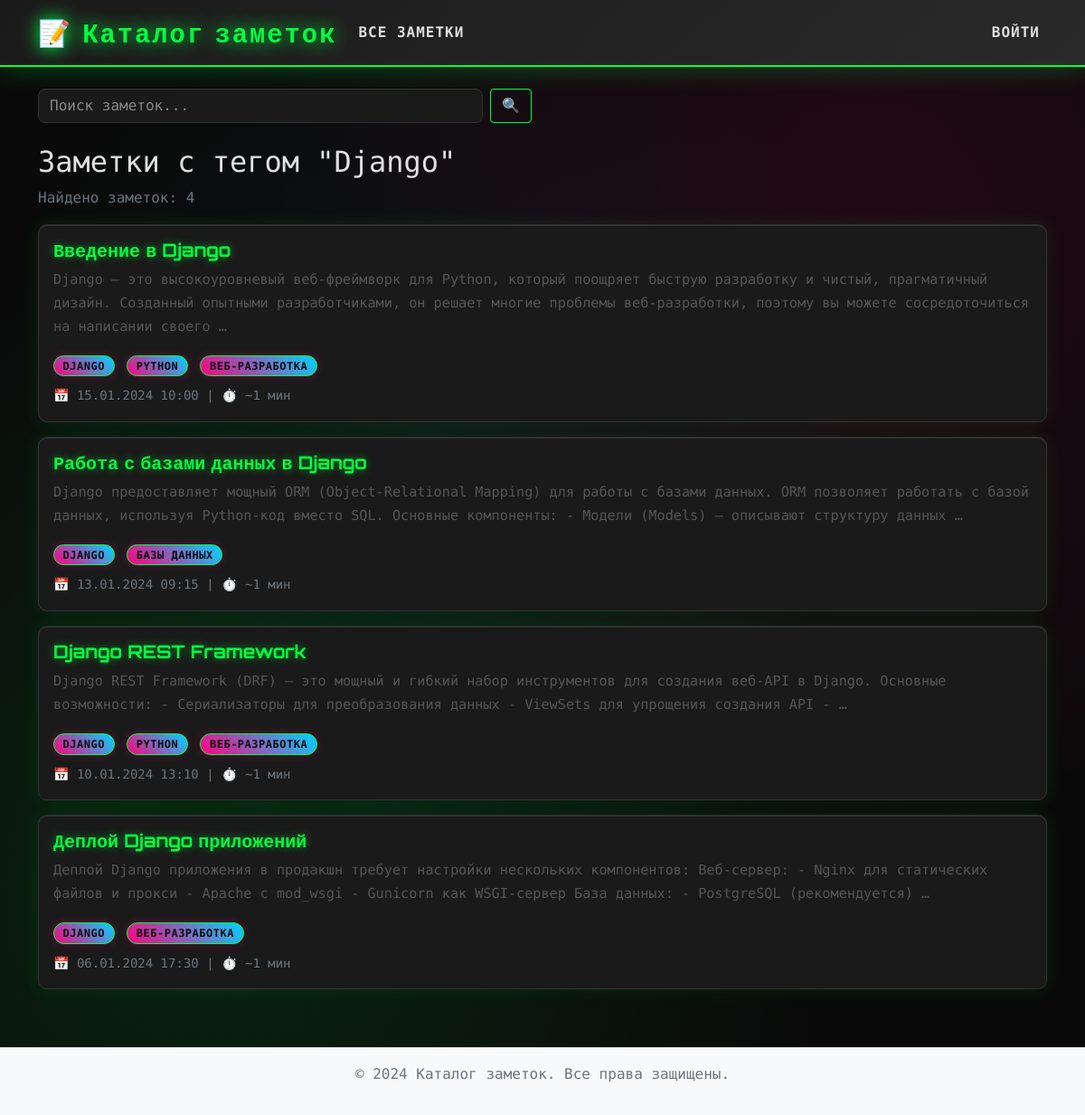
The page /tags/django/ on the database its author committed.
### NoteCatalog/models.py (models this page shows, shortened)
class Tag(models.Model):
    name = models.CharField(max_length=50)
    slug = models.SlugField(max_length=50, unique=True)
    class Meta:
        ordering = ['name']

class Note(models.Model):
    title = models.CharField(max_length=200)
    body = models.TextField()
    created_at = models.DateTimeField(auto_now_add=True)
    updated_at = models.DateTimeField(auto_now=True)
    tags = models.ManyToManyField('Tag', related_name='notes', blank=True)
    class Meta:
        ordering = ['-created_at']

### NoteCatalog/views.py (the view)
# urls.py: path("tags/<slug:slug>/", views.TagNoteListView.as_view(), name="tag_notes"),
class TagNoteListView(ListView):
    model = Note
    template_name = 'notes/note_list.html'
    context_object_name = 'notes'
    paginate_by = 5
    def get_queryset(self):
        tag = get_object_or_404(Tag, slug=self.kwargs['slug'])
        return Note.objects.filter(tags=tag).prefetch_related('tags')
    def get_context_data(self, **kwargs):
        context = super().get_context_data(**kwargs)
        context['tag'] = get_object_or_404(Tag, slug=self.kwargs['slug'])
        return context

### NoteCatalog/templatetags/note_extras.py (called while the page is built)
@register.filter
def readtime(text):
    if not text:
        return "~0 мин"
    clean_text = re.sub(r'<[^>]+>', '', str(text))
    words = len(clean_text.split())
    minutes = words / 200
    if minutes < 1:
        return "~1 мин"
    elif minutes < 2:
        return f"~{int(minutes)} мин"
    else:
        return f"~{int(minutes)} мин"

### NoteCatalog/templates/notes/note_list.html (shortened to what this page needs)
{% extends 'base.html' %}
{% load static %}
{% load note_extras %}
{% block content %}
<div class="row">
    <div class="col-12">
        {% if tag %}
            <h2>Заметки с тегом "{{ tag.name }}"</h2>
            <p class="text-muted">Найдено заметок: {{ notes|length }}</p>
        {% elif search_query %}
            <h2>Результаты поиска: "{{ search_query }}"</h2>
            <p class="text-muted">Найдено заметок: {{ notes|length }}</p>
        {% else %}
            <h2>Все заметки</h2>
            <p class="text-muted">Всего заметок: {{ notes|length }}</p>
        {% endif %}
        {% if notes %}
            {% for note in notes %}
                {% include 'notes/note_card.html' with search_query=search_query %}
            {% endfor %}
        {% endif %}
    </div>
</div>
{% endblock %}

### NoteCatalog/templates/notes/note_card.html (shortened to what this page needs)
{% load note_extras %}
<div class="card mb-3">
    <div class="card-body">
        <h5 class="card-title">
            <a href="{% url 'note_detail' note.pk %}" class="text-decoration-none">
                {% if search_query %}
                    {{ note.title|highlight_search:search_query|safe }}
                {% else %}
                    {{ note.title }}
                {% endif %}
            </a>
        </h5>
        <p class="card-text">
            {% if search_query %}
                {{ note.body|truncatewords:30|highlight_search:search_query|safe }}
            {% else %}
                {{ note.body|truncatewords:30 }}
            {% endif %}
        </p>
        <div class="d-flex justify-content-between align-items-center">
            <div>
                {% if note.tags.all %}
                    <div class="mb-2">
                        {% for tag in note.tags.all %}
                            <a href="{% url 'tag_notes' tag.slug %}" class="badge bg-secondary text-decoration-none me-1">
                                {{ tag.name }}
                            </a>
                        {% endfor %}
                    </div>
                {% endif %}
                <small class="text-muted">
                    📅 {{ note.created_at|date:"d.m.Y H:i" }}
                    | ⏱️ {{ note.body|readtime }}
                </small>
            </div>
        </div>
    </div>
</div>

### NoteCatalog/static/css/style.css (style rules this page uses)
:root { --cyber-primary: #00ff41; --cyber-secondary: #ff0080; --cyber-accent: #00d4ff; --cyber-bg: #0a0a0a; --cyber-bg-secondary: #1a1a1a; --cyber-text: #e0e0e0; --cyber-text-dim: #888; --cyber-border: #333; --cyber-glow: 0 0 20px; }
body { font-family: 'Share Tech Mono', monospace; line-height: 1.6; color: var(--cyber-text); background: var(--cyber-bg); background-image: radial-gradient(circle at 20% 80%, rgba(0, 255, 65, 0.1) 0%, transparent 50%), radial-gradient(circle at 80% 20%, rgba(255, 0, 128, 0.1) 0%, transparent 50%), radial-gradient(circle at 40% 40%, rgba(0, 212, 255, 0.05) 0%, transparent 50%); min-height: 100vh; }
.card { background: var(--cyber-bg-secondary); border: 1px solid var(--cyber-border); border-radius: 10px; box-shadow: 0 0 20px rgba(0, 255, 65, 0.1), inset 0 1px 0 rgba(255, 255, 255, 0.1); transition: all 0.3s ease; position: relative; overflow: hidden; }
.card::before { content: ''; position: absolute; top: 0; left: -100%; width: 100%; height: 100%; background: linear-gradient(90deg, transparent, rgba(0, 255, 65, 0.1), transparent); transition: left 0.5s ease; }
.card-title a { color: var(--cyber-primary); text-decoration: none; transition: all 0.3s ease; font-family: 'Orbitron', monospace; font-weight: 700; text-shadow: 0 0 10px rgba(0, 255, 65, 0.5); }
.card-text { color: var(--cyber-text); font-size: 0.95rem; line-height: 1.7; }
.badge { font-size: 0.75rem; padding: 0.4em 0.8em; background: linear-gradient(45deg, var(--cyber-secondary), var(--cyber-accent)); color: var(--cyber-bg); border: 1px solid var(--cyber-primary); border-radius: 15px; font-weight: 600; text-transform: uppercase; letter-spacing: 0.5px; transition: all 0.3s ease; box-shadow: 0 0 10px rgba(255, 0, 128, 0.3); }
.card { animation: fadeIn 0.5s ease-out; }
.text-muted { color: #6c757d !important; }
.card-text { color: #555; }

### rows shown on the page
Tag: name "Django", name "DJANGO"
Note: title "Введение в Django", body "Django — это высокоуровневый веб-фреймворк для Python, который поощряет быструю разработку и чистый, прагматичный дизайн. Созданный опытными разработчиками, он решает многие проблемы веб-разработки, поэтому вы можете сосредоточиться на написании своего …", created_at "15.01.2024 10:00", body|readtime "~1 мин"
Tag: name "PYTHON"
Tag: name "ВЕБ-РАЗРАБОТКА"
Note: title "Работа с базами данных в Django", body "Django предоставляет мощный ORM (Object-Relational Mapping) для работы с базами данных. ORM позволяет работать с базой данных, используя Python-код вместо SQL. Основные компоненты: - Модели (Models) — описывают структуру данных …", created_at "13.01.2024 09:15", body|readtime "~1 мин"
Tag: name "БАЗЫ ДАННЫХ"
Note: title "Django REST Framework", body "Django REST Framework (DRF) — это мощный и гибкий набор инструментов для создания веб-API в Django. Основные возможности: - Сериализаторы для преобразования данных - ViewSets для упрощения создания API - …", created_at "10.01.2024 13:10", body|readtime "~1 мин"
Note: title "Деплой Django приложений", body "Деплой Django приложения в продакшн требует настройки нескольких компонентов: Веб-сервер: - Nginx для статических файлов и прокси - Apache с mod_wsgi - Gunicorn как WSGI-сервер База данных: - PostgreSQL (рекомендуется) …", created_at "06.01.2024 17:30", body|readtime "~1 мин"

### other values the page prints
{{ notes|length }} "4"
